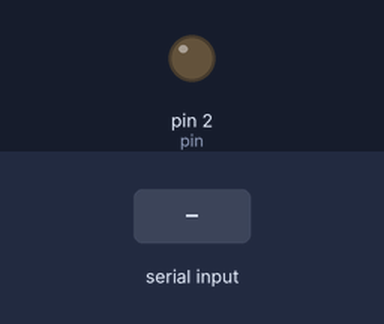
Bench run of a sketch on a simulated Arduino Uno, built with avr-gcc and run on an emulated ATmega328P. Shown: output pins drawn as LEDs (lit = HIGH). The test bench sets the inputs (shaded band).

Above: at 0.9 s.
1.0 s: "1" received over Serial
At 1.8 s:
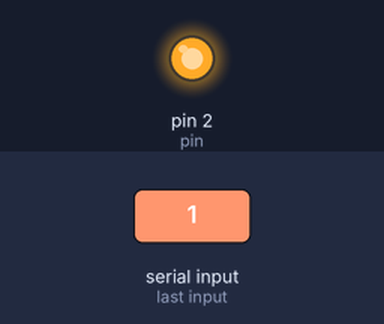
Timing chart, 0 to 4.0 s (numbered marks = the images above; inputs shaded):
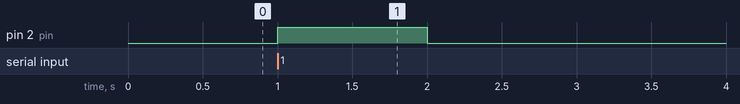

The sketch:

light.ino
```cpp
int pin = 2;

void setup() {
    pinMode(pin, OUTPUT);
    digitalWrite(pin, LOW);
    Serial.begin(9600);
    while (!Serial.available()) {
    }
}

int input;

void loop() {
    input = Serial.read();
    if (input==49) {
        digitalWrite(pin, HIGH);
        delay(1000);
        digitalWrite(pin, LOW);
        delay(1000);
    }
}
```

Measured:
- after the input at 1.0 s, pin 2 (pin): LOW → HIGH at once, → LOW 1.0 s later
